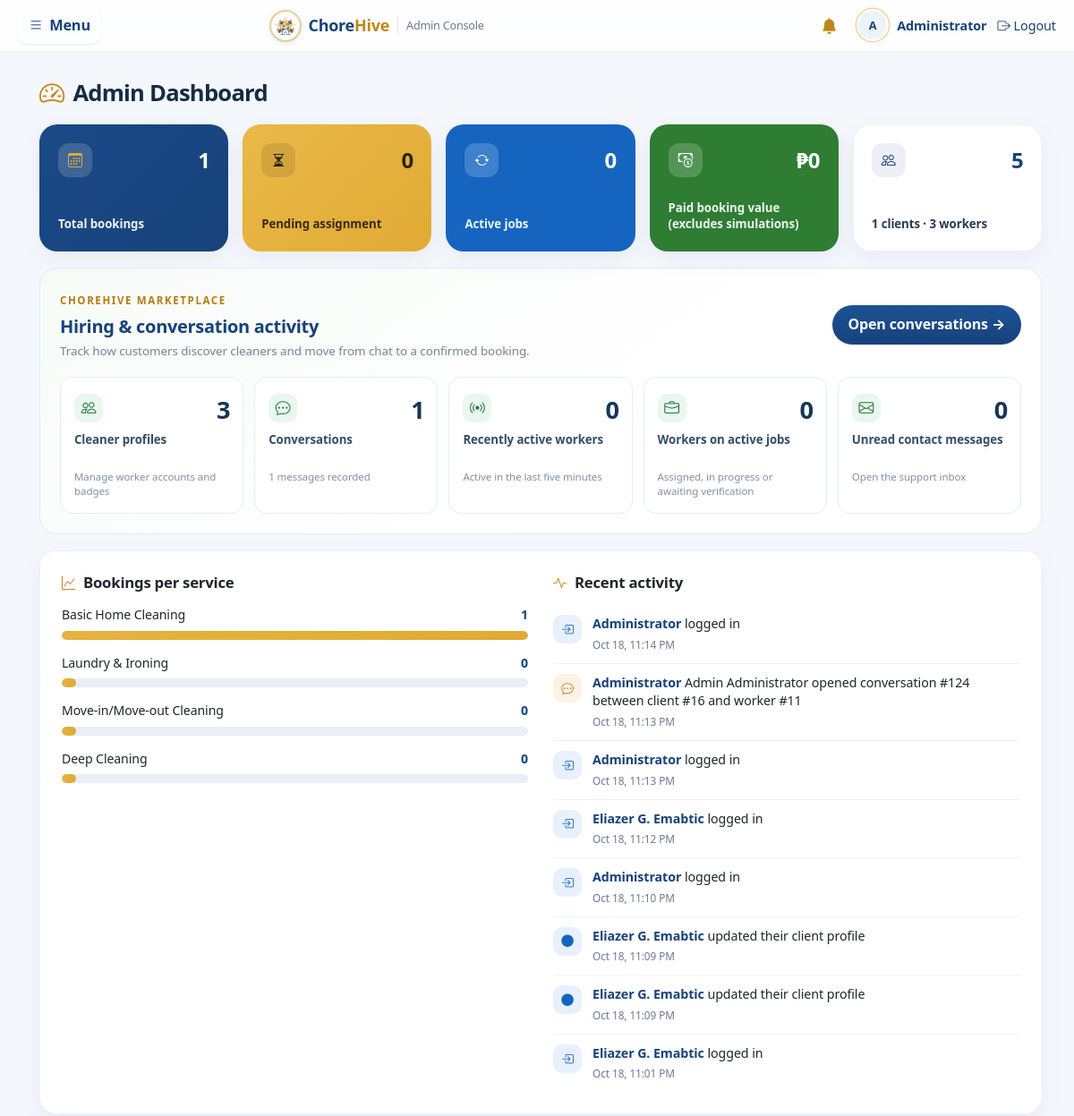
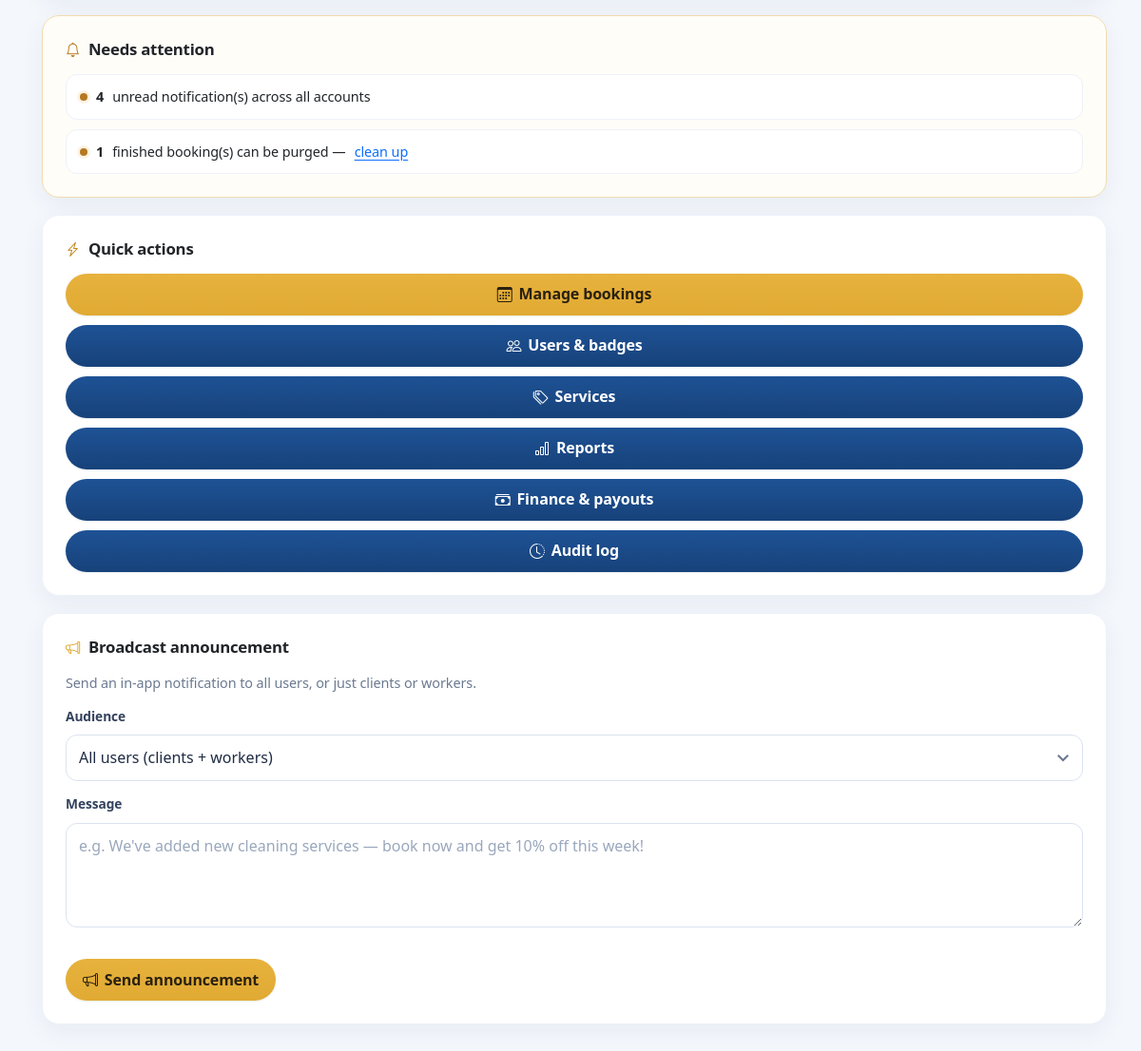
Page /admin/dashboard.php (signed in) on the committed database (2 pictures, top to bottom).
### tables this page shows
CREATE TABLE audit_log (
  id INT AUTO_INCREMENT PRIMARY KEY,
  user_id INT NULL,
  actor_name VARCHAR(100) NOT NULL,
  action VARCHAR(80) NOT NULL,
  details VARCHAR(500) NOT NULL,
  created_at TIMESTAMP DEFAULT CURRENT_TIMESTAMP
);

### config.php (called while the page is built, shortened)
<?php
function ch_base() {
    $dir = str_replace('\\', '/', dirname($_SERVER['SCRIPT_NAME'] ?? '/index.php'));
    $dir = preg_replace('~/(client|worker|admin)$~', '', $dir);
    return rtrim($dir, '/');
}
function e($s) { return htmlspecialchars($s ?? '', ENT_QUOTES, 'UTF-8'); }
function current_user() { return $_SESSION['user'] ?? null; }
function avatar_file($user) {
    $f = $user['avatar'] ?? '';
    return (!empty($f) && media_exists($f)) ? basename($f) : '';
}
function avatar_url($user, $base) {
    $f = avatar_file($user);
    return $f ? media_url($f, $base) : '';
}
function media_exists($filename) {
    $filename = basename((string)$filename);
    return is_file(UPLOAD_DIR . '/' . $filename);
}
function initials($name) {
    $parts = preg_split('/\s+/', trim((string)$name)) ?: [];
    $out = '';
    foreach (array_slice($parts, 0, 2) as $p) $out .= mb_strtoupper(mb_substr($p, 0, 1));
    return $out !== '' ? $out : '?';
}

### admin/dashboard.php (the view, shortened to what this page needs)
<?php
require '../config.php';
$s = $conn->query("SELECT
  COUNT(*) total,
  SUM(status='pending') pending,
  SUM(status IN ('assigned','in_progress','awaiting_verification')) active,
  SUM(status='completed') completed,
  SUM(status='completed' AND payment_status='paid') paid,
  COALESCE(SUM(CASE WHEN status='completed' AND payment_status='paid' THEN total_price ELSE 0 END),0) revenue
  FROM bookings")->fetch_assoc();
$users = $conn->query("SELECT role, COUNT(*) c FROM users GROUP BY role")->fetch_all(MYSQLI_ASSOC);
$counts = ['client'=>0,'worker'=>0,'admin'=>0];
foreach ($users as $r) $counts[$r['role']] = (int)$r['c'];
$unreadNotifs = (int)$conn->query("SELECT COUNT(*) c FROM notifications WHERE is_read=0")->fetch_assoc()['c'];
$finishedTotal = (int)$conn->query("SELECT COUNT(*) c FROM bookings WHERE status IN ('completed','cancelled')")->fetch_assoc()['c'];
$unassigned = (int)$conn->query("SELECT COUNT(*) c FROM bookings WHERE worker_id IS NULL AND status='pending'")->fetch_assoc()['c'];
$conversationCount = (int)$conn->query('SELECT COUNT(*) c FROM chat_threads')->fetch_assoc()['c'];
$messageCount = (int)$conn->query('SELECT COUNT(*) c FROM chat_messages')->fetch_assoc()['c'];
$contactUnread = (int)$conn->query('SELECT COUNT(*) c FROM contact_messages WHERE is_read=0')->fetch_assoc()['c'];
$onlineWorkers = (int)$conn->query("SELECT COUNT(*) c FROM worker_presence p JOIN users w ON w.id=p.worker_id WHERE w.role='worker' AND p.last_seen >= NOW() - INTERVAL 5 MINUTE")->fetch_assoc()['c'];
$workersWithActiveJobs = (int)$conn->query("SELECT COUNT(DISTINCT worker_id) c FROM bookings WHERE worker_id IS NOT NULL AND status IN ('assigned','in_progress','awaiting_verification')")->fetch_assoc()['c'];
$feeds = $conn->query("SELECT a.action, a.details, a.created_at, a.actor_name actor
  FROM audit_log a ORDER BY a.id DESC LIMIT 8")->fetch_all(MYSQLI_ASSOC);
$perService = $conn->query("SELECT sv.name, COUNT(b.id) c FROM services sv
  LEFT JOIN bookings b ON b.service_id=sv.id GROUP BY sv.id ORDER BY c DESC")->fetch_all(MYSQLI_ASSOC);
$maxSvc = 1;
foreach ($perService as $r) $maxSvc = max($maxSvc, (int)$r['c']);
$feedIcons = [
  'booking_created'          => ['bi-calendar-plus', 'info'],
  'booking_rebooked'         => ['bi-arrow-repeat',          'info'],
  'booking_cancelled'        => ['bi-x-circle',  'err'],
  'booking_deleted'          => ['bi-trash',         'err'],
  'job_started'              => ['bi-play-circle',   'info'],
  'job_finished'             => ['bi-check-circle',  'ok'],
  'payment_completed'        => ['bi-cash-coin',         'ok'],
  'worker_assigned'          => ['bi-person-plus',     'info'],
  'admin_chat_viewed'        => ['bi-chat-dots',      'warn'],
  'user_registered'          => ['bi-person-plus',     'info'],
  'user_created'             => ['bi-person-plus',     'info'],
  'user_updated'             => ['bi-pencil',        'info'],
  'user_deleted'             => ['bi-person-x',    'err'],
  'badge_awarded'            => ['bi-trophy',        'ok'],
  'history_cleared'          => ['bi-stars',         'warn'],
  'notifications_cleared'    => ['bi-bell',        'warn'],
  'audit_cleared'            => ['bi-clock-history',       'warn'],
  'checklist_task_removed'   => ['bi-list-ol',       'warn'],
  'password_reset'           => ['bi-key',           'warn'],
  'password_reset_requested' => ['bi-key',           'warn'],
  'login'                    => ['bi-box-arrow-in-right',       'info'],
  'login_failed'             => ['bi-exclamation-triangle',       'err'],
];
require '../layout.php';
?>
<div class="admin-dashboard">
<h1 class="dash-title"><i class="bi bi-speedometer2"></i> Admin Dashboard</h1>
<div class="dash-stats">
  <a href="bookings.php" class="stat dark stat-link" aria-label="View all bookings">
    <div class="top"><i class="bi bi-calendar3"></i><b><?= (int)$s['total'] ?></b></div>
    <h4>Total bookings</h4>
  </a>
  <a href="bookings.php?status=pending" class="stat honey stat-link" aria-label="View pending assignments">
    <div class="top"><i class="bi bi-hourglass-split"></i><b><?= (int)$s['pending'] ?></b></div>
    <h4>Pending assignment</h4>
  </a>
  <a href="users.php" class="stat info stat-link" aria-label="View users and worker badges">
    <div class="top"><i class="bi bi-arrow-repeat"></i><b><?= (int)$s['active'] ?></b></div>
    <h4>Active jobs</h4>
  </a>
  <a href="reports.php" class="stat ok stat-link" aria-label="View reports">
    <div class="top"><i class="bi bi-cash-coin"></i><b>&#8369;<?= number_format($s['revenue'], 0) ?></b></div>
    <h4>Paid booking value (excludes simulations)</h4>
  </a>
  <a href="users.php" class="stat stat-link" aria-label="View clients, workers and badges">
    <div class="top"><i class="bi bi-people"></i><b><?= $counts['client'] + $counts['worker'] + $counts['admin'] ?></b></div>
    <h4><?= $counts['client'] ?> clients &middot; <?= $counts['worker'] ?> workers</h4>
  </a>
</div>
<section class="market-admin-overview">
  <div class="market-admin-overview-heading">
    <div><span class="eyebrow">CHOREHIVE MARKETPLACE</span><h2>Hiring &amp; conversation activity</h2><p>Track how customers discover cleaners and move from chat to a confirmed booking.</p></div>
    <a class="btn btn-sec" href="chats.php">Open conversations →</a>
  </div>
  <div class="market-admin-overview-grid">
    <a href="users.php" class="market-admin-overview-card">
      <span class="market-admin-overview-top"><span class="market-admin-overview-icon"><i class="bi bi-people"></i></span><span class="market-admin-overview-value"><?= (int)$counts['worker'] ?></span></span>
      <b>Cleaner profiles</b><small>Manage worker accounts and badges</small>
    </a>
    <a href="chats.php" class="market-admin-overview-card">
      <span class="market-admin-overview-top"><span class="market-admin-overview-icon"><i class="bi bi-chat-dots"></i></span><span class="market-admin-overview-value"><?= $conversationCount ?></span></span>
      <b>Conversations</b><small><?= $messageCount ?> messages recorded</small>
    </a>
    <a href="users.php" class="market-admin-overview-card">
      <span class="market-admin-overview-top"><span class="market-admin-overview-icon"><i class="bi bi-broadcast"></i></span><span class="market-admin-overview-value"><?= $onlineWorkers ?></span></span>
      <b>Recently active workers</b><small>Active in the last five minutes</small>
    </a>
    <a href="bookings.php" class="market-admin-overview-card">
      <span class="market-admin-overview-top"><span class="market-admin-overview-icon"><i class="bi bi-briefcase"></i></span><span class="market-admin-overview-value"><?= $workersWithActiveJobs ?></span></span>
      <b>Workers on active jobs</b><small>Assigned, in progress or awaiting verification</small>
    </a>
    <a href="contact.php" class="market-admin-overview-card">
      <span class="market-admin-overview-top"><span class="market-admin-overview-icon"><i class="bi bi-envelope"></i></span><span class="market-admin-overview-value"><?= $contactUnread ?></span></span>
      <b>Unread contact messages</b><small>Open the support inbox</small>
    </a>
  </div>
</section>
<div class="card dash-panels">
  <div class="dash-cols">
    <div>
      <h2 class="card-title"><i class="bi bi-graph-up"></i> Bookings per service</h2>
      <?php foreach ($perService as $i => $r): $pct = (int)round($r['c'] / $maxSvc * 100); ?>
        <div class="bar-row"><span><?= e($r['name']) ?></span><b><?= (int)$r['c'] ?></b></div>
        <div class="bar-track"><div class="bar-fill" style="width:<?= max($pct, 3) ?>%;animation-delay:<?= $i * 70 ?>ms"></div></div>
      <?php endforeach; ?>
    </div>
    <div>
      <h2 class="card-title"><i class="bi bi-activity"></i> Recent activity</h2>
      <?php if (!$feeds): ?>
        <div class="empty-state"><span class="big">🕓</span>No activity recorded yet.</div>
      <?php else: ?>
        <div class="feed">
          <?php foreach ($feeds as $i => $f):
            [$icon, $tone] = $feedIcons[$f['action']] ?? ['bi-circle-fill', 'info'];
            $actor = $f['actor'] ?: 'System';
            $details = $f['details'];
            if (mb_strpos($details, $actor . ' ') === 0) $details = trim(mb_substr($details, mb_strlen($actor) + 1));
          ?>
            <div class="feed-row" style="animation-delay:<?= $i * 55 ?>ms">
              <span class="feed-ico <?= $tone ?>"><i class="bi <?= $icon ?>"></i></span>
              <div class="feed-body">
                <div class="feed-text"><b><?= e($actor) ?></b> <?= e($details) ?></div>
                <div class="feed-when"><?= date('M j, g:i A', strtotime($f['created_at'])) ?></div>
              </div>
            </div>
          <?php endforeach; ?>
        </div>
      <?php endif; ?>
    </div>
  </div>
</div>
<?php if ($unassigned || $unreadNotifs || $finishedTotal): ?>
<div class="card needs-attention-card">
  <h2 class="card-title"><i class="bi bi-bell" style="color:var(--warn)"></i> Needs attention</h2>
  <ul class="dash-attention">
    <?php if ($unreadNotifs): ?><li><b><?= $unreadNotifs ?></b> unread notification(s) across all accounts</li><?php endif; ?>
    <?php if ($finishedTotal): ?><li><b><?= $finishedTotal ?></b> finished booking(s) can be purged — <a href="bookings.php">clean up</a></li><?php endif; ?>
  </ul>
</div>
<?php endif; ?>
<div class="card">
  <h2 class="card-title"><i class="bi bi-lightning-charge"></i> Quick actions</h2>
  <div class="actions dash-actions">
    <a class="btn" href="bookings.php"><i class="bi bi-calendar3"></i> Manage bookings</a>
    <a class="btn btn-sec" href="users.php"><i class="bi bi-people"></i> Users &amp; badges</a>
    <a class="btn btn-sec" href="services.php"><i class="bi bi-tags"></i> Services</a>
    <a class="btn btn-sec" href="reports.php"><i class="bi bi-bar-chart"></i> Reports</a>
    <a class="btn btn-sec" href="finance.php"><i class="bi bi-cash-stack"></i> Finance &amp; payouts</a>
    <a class="btn btn-sec" href="audit.php"><i class="bi bi-clock-history"></i> Audit log</a>
  </div>
</div>
<div class="card">
  <h2 class="card-title"><i class="bi bi-megaphone" style="color:var(--honey)"></i> Broadcast announcement</h2>
  <p class="muted broadcast-intro">Send an in-app notification to all users, or just clients or workers.</p>
  <form method="post" class="broadcast-form">
    <label for="broadcastAudience">Audience</label>
    <select name="audience" id="broadcastAudience">
      <option value="all">All users (clients + workers)</option>
    </select>
    <label for="broadcastMessage">Message</label>
    <textarea name="broadcast_message" id="broadcastMessage" rows="3" maxlength="500" required placeholder="e.g. We've added new cleaning services — book now and get 10% off this week!"></textarea>
    <button name="broadcast" value="1" class="btn"><i class="bi bi-megaphone"></i> Send announcement</button>
  </form>
</div>
</div>
<?php require '../footer.php'; ?>

### layout.php (shortened to what this page needs)
<?php
require_once 'config.php';
$u = current_user();
$base = ch_base();
$notif_count = 0;
if ($u) {
    $stmt = $conn->prepare("SELECT COUNT(*) c FROM notifications WHERE user_id=? AND is_read=0");
    $stmt->bind_param('i', $u['id']);
    $stmt->execute();
    $notif_count = (int)$stmt->get_result()->fetch_assoc()['c'];
}
?>
<!DOCTYPE html>
<html lang="en">
<head>
<link href="https://cdn.jsdelivr.net/npm/bootstrap@5.3.3/dist/css/bootstrap.min.css" rel="stylesheet">
<link href="https://cdn.jsdelivr.net/npm/bootstrap-icons@1.11.3/font/bootstrap-icons.min.css" rel="stylesheet">
<link rel="stylesheet" href="<?= $base ?>/assets/css/chorehive-ui.css?v=<?= filemtime(__DIR__ . '/assets/css/chorehive-ui.css') ?>">
</head>
<body class="<?= ($u && $u['role']==='admin') ? 'adminpage' : '' ?>">
<?php if ($u && $u['role']==='admin'): ?>
<div class="admin-top">
  <button class="menu-btn" id="burger" aria-label="Menu" aria-controls="mainnav" aria-expanded="false"><i class="bi bi-list"></i> Menu</button>
  <a class="admin-brand" href="<?= $base ?>/index.php"><img src="<?= $base ?>/assets/logo.png" alt="ChoreHive logo"><span>Chore<span class="honey-txt">Hive</span></span> <span class="console">Admin Console</span></a>
  <div class="userbox">
    <span class="notif-wrap">
      <a class="bell" href="#" id="bell" title="Notifications" aria-label="Notifications"><i class="bi bi-bell-fill"></i><?php if ($notif_count): ?><span class="count"><?= $notif_count ?></span><?php endif; ?></a>
    </span>
    <a class="who" href="<?= $base ?>/admin/profile.php" title="My profile">
      <?php if (avatar_url($u, $base)): ?><img class="avatar sm profile-zoom-trigger" src="<?= e(avatar_url($u, $base)) ?>" alt="">
      <?php else: ?><span class="avatar sm"><?= e(initials($u['name'])) ?></span><?php endif; ?>
      <span><?= e($u['name']) ?></span>
    </a>
    <a href="<?= $base ?>/logout.php" title="Logout" data-confirm="Are you sure you want to log out?" data-confirm-title="Log out" data-confirm-yes="Yes, log out"><i class="bi bi-box-arrow-right"></i> Logout</a>
  </div>
</div>
<?php endif; ?>
<div class="container">

### footer.php (shortened to what this page needs)
</div>
</body>
</html>

### rows in the picture
audit_log: actor_name "Administrator", details "logged in", created_at "Oct 18, 11:14 PM"
audit_log: actor_name "Administrator", details "Admin Administrator opened conversation #124 between client #16 and worker #11", created_at "Oct 18, 11:13 PM"
audit_log: actor_name "Administrator", details "logged in", created_at "Oct 18, 11:13 PM"
audit_log: actor_name "Eliazer G. Emabtic", details "logged in", created_at "Oct 18, 11:12 PM"
audit_log: actor_name "Administrator", details "logged in", created_at "Oct 18, 11:10 PM"
audit_log: actor_name "Eliazer G. Emabtic", details "updated their client profile", created_at "Oct 18, 11:09 PM"
audit_log: actor_name "Eliazer G. Emabtic", details "updated their client profile", created_at "Oct 18, 11:09 PM"
audit_log: actor_name "Eliazer G. Emabtic", details "logged in", created_at "Oct 18, 11:01 PM"

### other values in the picture
initials($u['name']) "A"
$u['name'] "Administrator"
$s['total'] "1"
$s['pending'] "0"
$s['active'] "0"
$s['revenue'] "0"
$counts['client'] + $counts['worker'] + $counts['admin'] "5"
$counts['client'] "1"
$counts['worker'] "3"
$conversationCount "1"
$messageCount "1"
$onlineWorkers "0"
$workersWithActiveJobs "0"
$contactUnread "0"
$r['name'] "Basic Home Cleaning"
